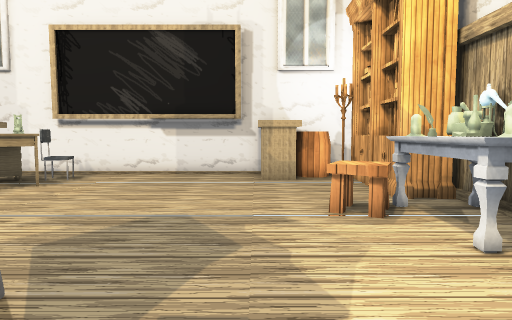
View 1 (above)

16 first-person views from a walk through a 3-D level made in the Unity game engine. The camera is 1.4 m above the floor, tilts 4° down and sees 70° across. The floor is counted in squares, 0.9 m on a side. Each view is taken from the middle of a square. On the plan, view 1 faces up. The plan holds only what a view shows up to about 17 squares ahead; the rest is blank. The place goes on beyond the plan. The player is left out. Some animated figures are left out. Some surface patterns are stand-ins.

View 2
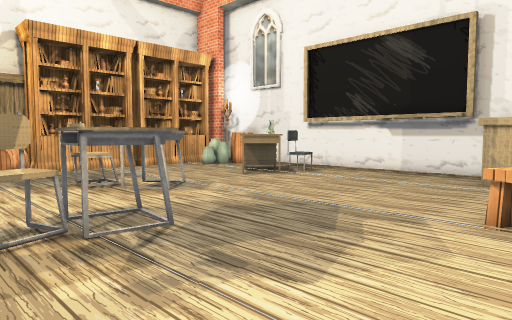

View 3
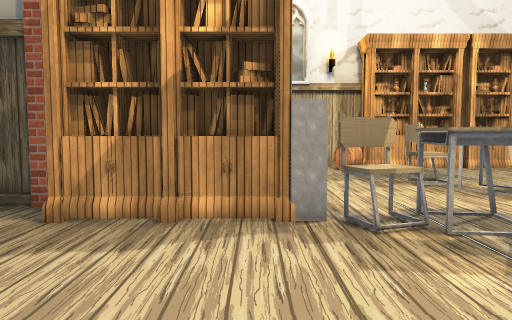

View 4
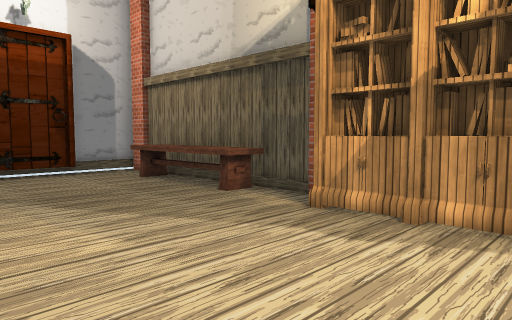

View 5
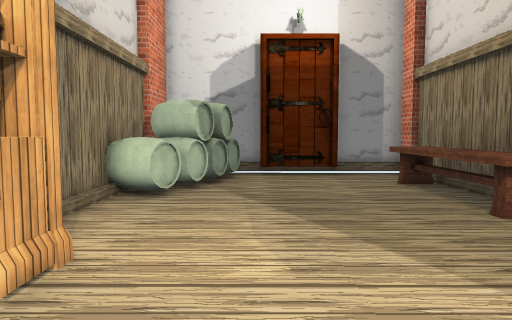

View 6
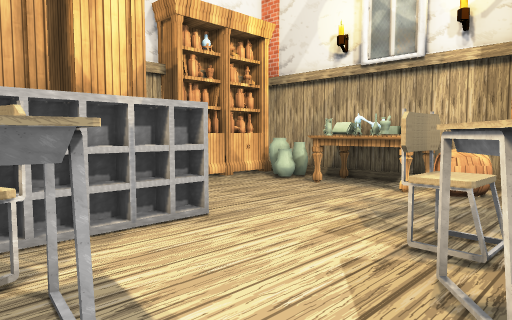

View 7
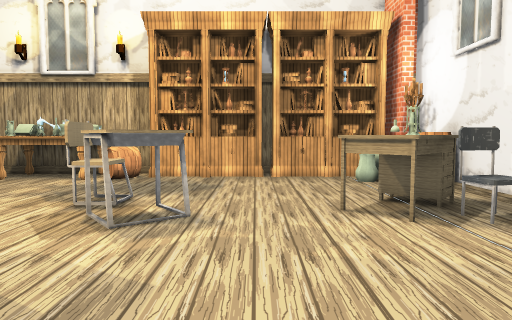

View 8
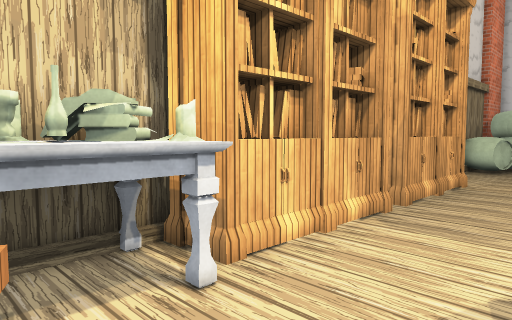

View 9
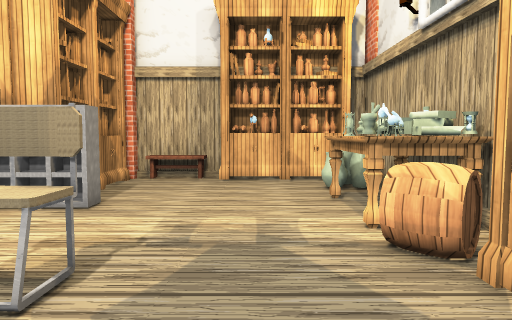

View 10
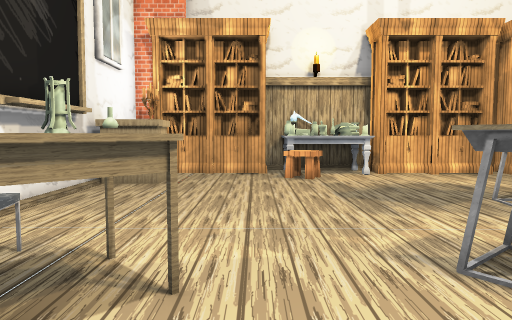

View 11
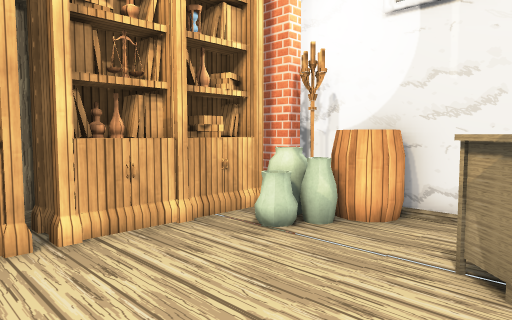

View 12
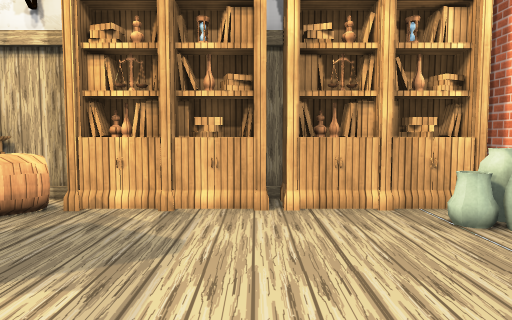

View 13
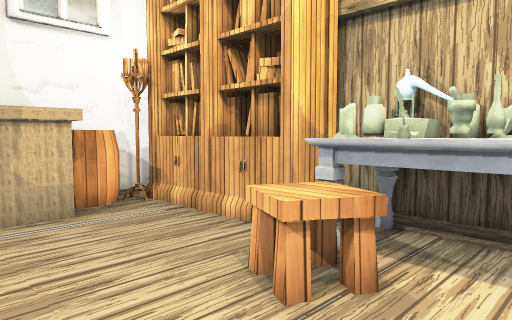

View 14
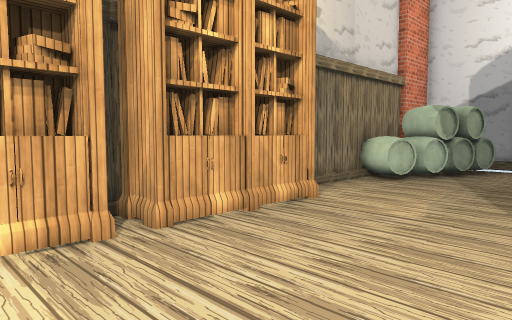

View 15
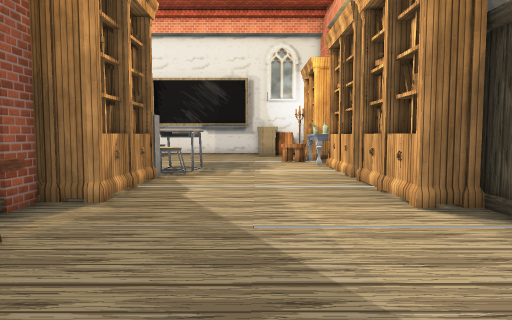

View 16
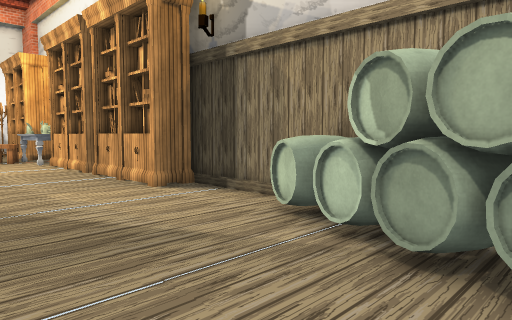

### Floor plan
Points are (right, up) in squares from view 1. A wall is a line through its corners. A room is listed if a view was taken in it or the views show most of it. See-through windows are left out.
Room 1 (views 1, 2, 3, 4, 5, 6, 7, 8, 9, 10, 11, 12, 13, 14, 15, 16)
walls: (-3.5, 0.4) (-3.5, -0.4); (-3, 3.2) (-3.9, 3.4) (-4, 2.4); (-4, 3.5) (-3.4, 3.5); (-4, 3.7) (-3.3, 3.6); (-2.5, 3.5) (-2.7, 2.4); (-2.3, 3.5) (-2.5, 2.4); (-7.3, -0.2) (-4.4, -0.2); (-7.4, -0.5) (-7.4, 0.3) (-4.3, 0.3); (-6.6, 5.3) (-7.2, 4.8); (-4.9, -4.9) (-4.9, -6); (-7.4, 6.4) (-6.9, 6.8) (-5.9, 5.6) (-7.1, 4.6); (-7, 6.7) (-6, 5.5); (-5.2, -6) (-5.2, -15); (-7.6, -5.5) (-6.6, -5.5); (4.9, 3.9) (4.9, 4.6); (-6.8, 10.6) (-7.5, 9.8) (-9.3, 11.6); (4.7, 7.5) (4.7, 8.6); (4.9, 7.4) (4.9, 9.1); (-15, -0.4) (-15, -5.5); (-15, 4.3) (-15, 2.5); (-8.3, 12.6) (-7.3, 11.6); (-15, 8.8) (-15, 8.3); (-13.4, 13.2) (-14.9, 13.2); (4.1, 14.1) (-14, 14.1); (-4.9, -14.9) (-4.9, -16); (-2.1, -15.6) (0.6, -15.6); (-5.1, -16.3) (-2.4, -16.3); (4.9, -13.9) (4.9, -5); (0.8, -16.3) (1.5, -16.3)
low walls: (-4.3, 0.3) (-4.3, -0.2); (-6.7, -0.2) (-6.7, 0.4); (-4.9, -9.6) (-4.9, -11.5); (-14.8, 3.8) (-14.8, 3); (4.7, -6.5) (4.7, -5.6); (-7.6, 12) (-8.7, 10.9); (4.7, -9.4) (4.7, -6.6); (4.7, -10.4) (4.7, -9.5); (-1.4, -15.9) (0.1, -15.9)
ways out: gap at (-5, -16)
objects: other object (-15, 2); other object (-14, -6) to (-10, -5); other object (-14, -4) to (-13, -3); books (-14, -1); other object (-14, 0); books (-14, 1) to (-14, 2); barrel (-14, 3) to (-13, 3); other object (-14, 4) to (-14, 8); other object (-14, 9) to (-14, 12); other object (-13, -1); table (-13, 0) to (-13, 2); other object (-13, 12) to (-12, 13); barrel (-12, 13) to (-11, 13); chair (-9, -6) to (-7, -5); chair (-9, 4) to (-8, 5); potion (-7, 11); chair (-7, 12) to (-6, 13); other object (-6, -4) to (-5, -1); other object (-4, -13) to (-4, -8); other object (-4, -5) to (-4, -1); chair (-4, 1) to (-3, 2); other object (0, 12) to (1, 13); barrel (1, 13) to (2, 13); other object (2, -16) to (4, -10); chair (2, 7) to (3, 8); candle (3, 5); other object (3, 6); candle (3, 8); other object (4, -5) to (4, -1); other object (4, 0) to (4, 4); books (4, 5); potion (4, 6); other object (4, 7); jar (4, 8); other object (4, 9) to (4, 13); other object (5, 5); candle (5, 6); flask (5, 7)

Where each view was taken, in squares from view 1:
view 1: 0 up, 0 right, facing up
view 2: 0 up, 3 right, facing up-left
view 3: 1 down, 3 right, facing left
view 4: 0 up, 3 right, facing down-left
view 5: 1 down, 1 right, facing down
view 6: 6 up, 3 left, facing down-left
view 7: 8 up, 0 right, facing left
view 8: 7 up, 0 right, facing down-right
view 9: 8 up, 11 left, facing down
view 10: 9 up, 11 left, facing right
view 11: 7 up, 8 left, facing up-left
view 12: 8 up, 6 left, facing left
view 13: 5 up, 1 left, facing up-right
view 14: 2 up, 2 left, facing down-right
view 15: 13 down, 0 right, facing up
view 16: 15 down, 2 left, facing up-right
